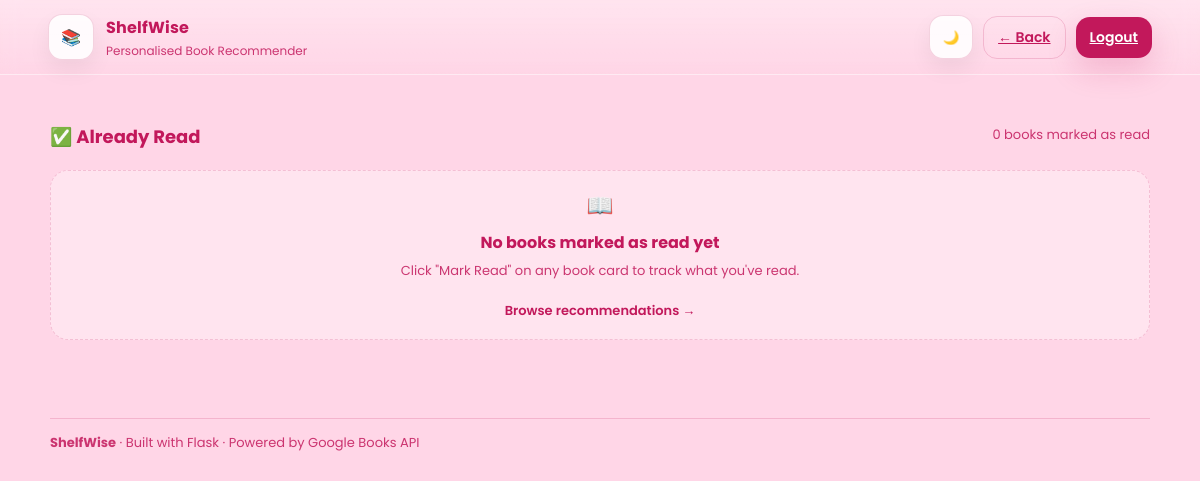
The page /already_read (signed in) on the database as committed earlier.
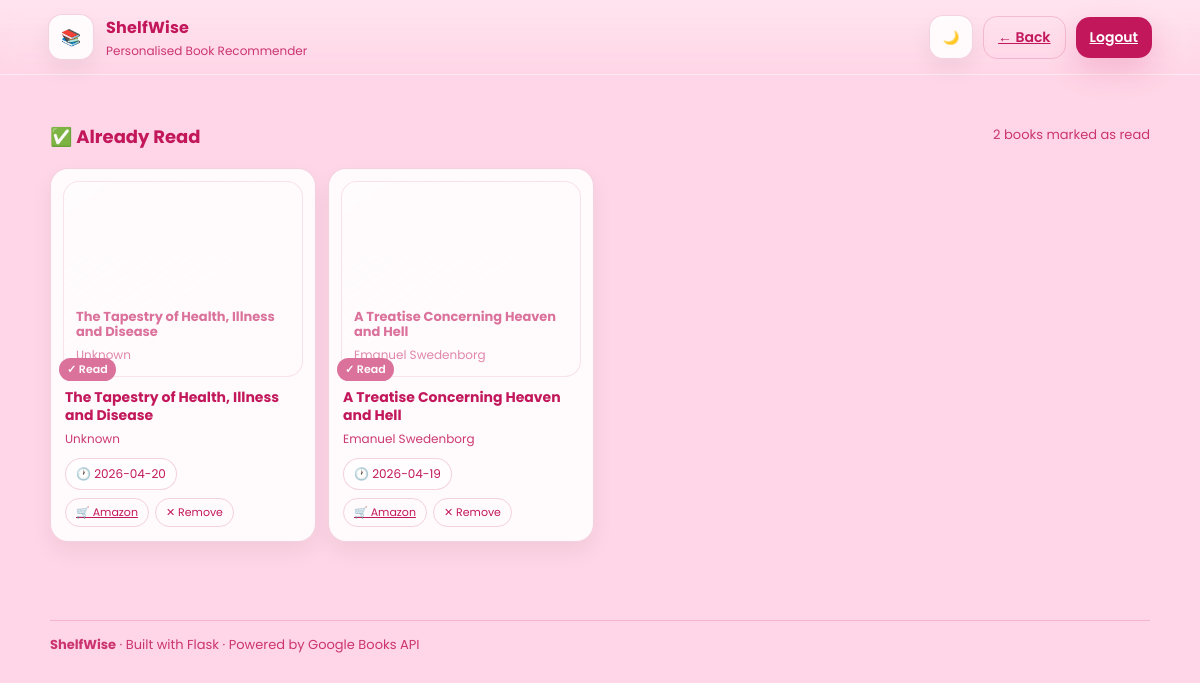
The same page on the database as committed later.
### tables this page shows
CREATE TABLE user_already_read (
            id INTEGER PRIMARY KEY AUTOINCREMENT,
            user_id INTEGER NOT NULL,
            isbn TEXT NOT NULL,
            book_title TEXT NOT NULL,
            book_author TEXT NOT NULL,
            marked_at TEXT NOT NULL,
            UNIQUE(user_id, isbn)
        );

### app.py (the view)
@app.route("/already_read")
@login_required
def already_read():
    user_id = session["user_id"]
    conn = get_db()
    books = conn.execute(
        "SELECT isbn, book_title, book_author, marked_at FROM user_already_read WHERE user_id=? ORDER BY marked_at DESC",
        (user_id,)
    ).fetchall()
    conn.close()
    book_list = []
    for row in books:
        buy_link = "https://www.amazon.co.uk/s?k=" + requests.utils.quote(f"{row['book_title']} {row['book_author']}")
        book_list.append({
            "isbn": row["isbn"],
            "title": row["book_title"],
            "author": row["book_author"],
            "marked_at": row["marked_at"][:10],
            "buy_link": buy_link,
        })
    return render_template("already_read.html",
        user_name=session.get("user_name", "there"),
        user_email=session.get("user_email", ""),
        books=book_list)

### app.py (called while the page is built)
def get_db():
    conn = sqlite3.connect(DB_PATH)
    conn.row_factory = sqlite3.Row
    return conn

@app.before_request
def setup():
    init_db()

def login_required(f):
    @wraps(f)
    def wrapper(*args, **kwargs):
        if "user_id" not in session:
            flash("Please log in first.", "error")
            return redirect(url_for("login"))
        return f(*args, **kwargs)
    return wrapper

### templates/already_read.html (shortened to what this page needs)
<!doctype html>
<html lang="en" data-theme="pink">
<head>
<link rel="stylesheet" href="{{ url_for('static', filename='style.css') }}">
</head>
<body class="app-page">
<header class="topbar">
  <div class="brand">
    <div class="brand-mark">📚</div>
    <div class="brand-text">
      <div class="brand-title">ShelfWise</div>
      <div class="brand-subtitle">Personalised Book Recommender</div>
    </div>
  </div>
  <div class="topbar-actions">
    <button class="icon-btn" id="themeToggle" aria-label="Toggle theme"><span class="icon">🌙</span></button>
    <a class="btn btn-ghost btn-small" href="{{ url_for('dashboard') }}">← Back</a>
    <a class="btn btn-small" href="{{ url_for('logout') }}">Logout</a>
  </div>
</header>
<main class="container">
  <section class="results">
    <div class="results-head">
      <h2 class="section-title">✅ Already Read</h2>
      <span class="muted">{{ books|length }} book{% if books|length != 1 %}s{% endif %} marked as read</span>
    </div>
    {% if books %}
    <div class="book-grid">
      {% for b in books %}
      <article class="book-card already-read">
        <div class="cover-wrap">
          <div class="cover">
            <div class="cover-title">{{ b.title }}</div>
            <div class="cover-author">{{ b.author }}</div>
          </div>
          <div class="read-badge">✓ Read</div>
        </div>
        <div class="book-meta">
          <h3 class="book-title">{{ b.title }}</h3>
          <p class="book-author">{{ b.author }}</p>
          <div class="book-stats">
            <span class="stat muted">🕐 {{ b.marked_at }}</span>
          </div>
          <div class="card-actions">
            <a class="card-btn buy-btn" href="{{ b.buy_link }}" target="_blank" rel="noopener">🛒 Amazon</a>
            <button class="card-btn remove-read-btn" type="button"
                    data-isbn="{{ b.isbn }}"
                    data-title="{{ b.title }}"
                    data-author="{{ b.author }}">✕ Remove</button>
          </div>
        </div>
      </article>
      {% endfor %}
    </div>
    {% else %}
    <div class="empty-state">
      <div class="empty-ico">📖</div>
      <div class="empty-title">No books marked as read yet</div>
      <div class="empty-sub">
        Click "Mark Read" on any book card to track what you've read.<br><br>
        <a class="auth-link" href="{{ url_for('dashboard') }}">Browse recommendations →</a>
      </div>
    </div>
    {% endif %}
  </section>
</main>
<footer class="footer">
  <div class="footer-inner">
    <div class="footer-left"><b>ShelfWise</b> · Built with Flask · Powered by Google Books API</div>
  </div>
</footer>
</body>
</html>

Rows that differ between the two databases and show on the page:
added user_already_read: title "The Tapestry of Health, Illness and Disease", author "Unknown", marked_at "2026-04-20"
added user_already_read: title "A Treatise Concerning Heaven and Hell", author "Emanuel Swedenborg", marked_at "2026-04-19"
Other text that changed with them:
{{ books|length }}: "0" → "2"
text no longer shown: "📖 No books marked as read yet Click \"Mark Read\" on any book card to track what you've read. Browse recommendations →"
